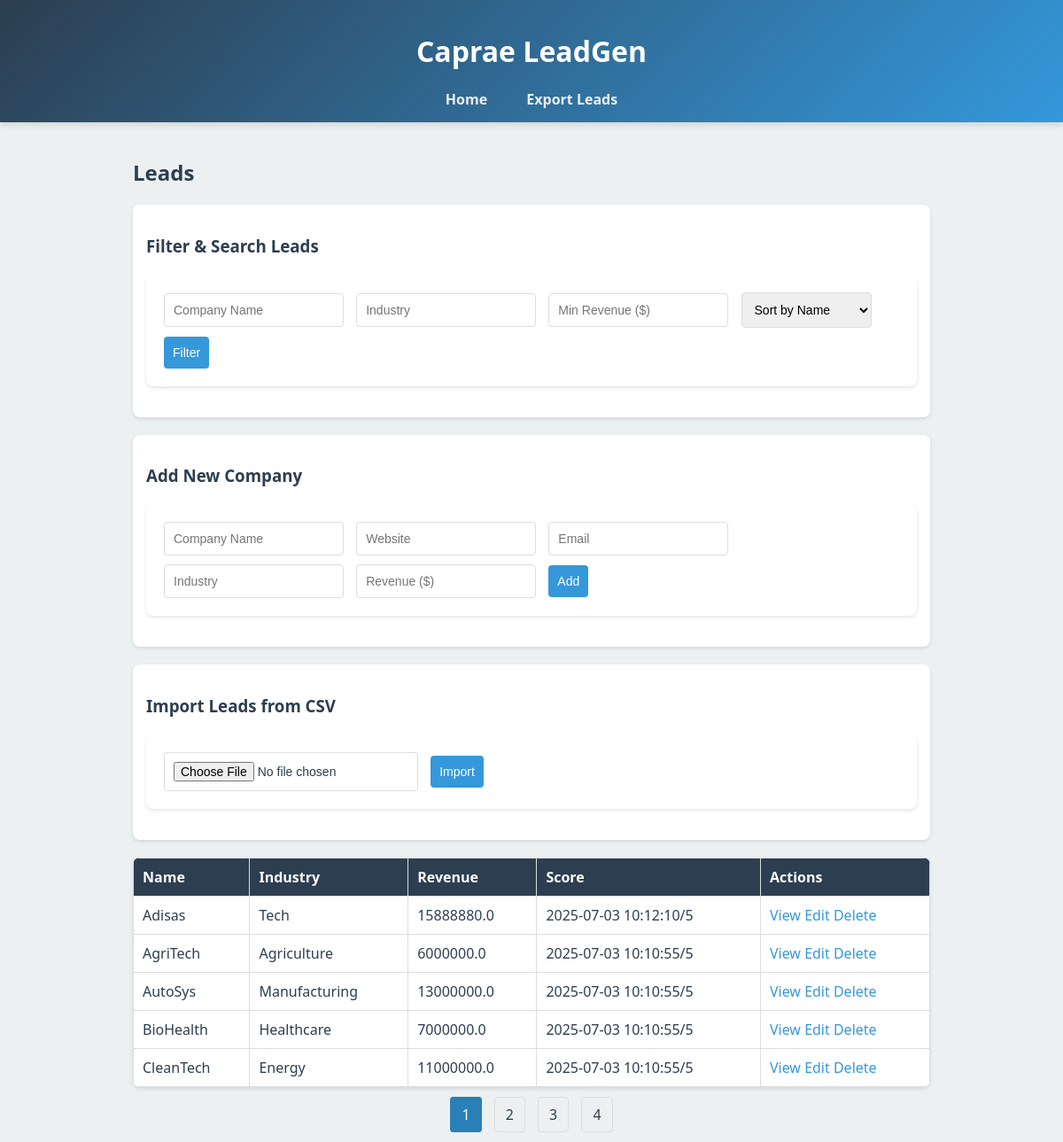
The page / on the database its author committed.
### tables this page shows
CREATE TABLE leads (
            id INTEGER PRIMARY KEY AUTOINCREMENT,
            company_name TEXT NOT NULL,
            website TEXT,
            contact_email TEXT,
            industry TEXT NOT NULL,
            revenue REAL NOT NULL,
            created_at TEXT NOT NULL
        , score INTEGER);

### app.py (the view, shortened to what this page needs)
@app.route('/', methods=['GET', 'POST'])
def lead_list():
    page = int(request.args.get('page', 1))
    per_page = 5
    industry = request.args.get('industry', '')
    min_revenue = request.args.get('min_revenue', '')
    search = request.args.get('search', '')
    sort_by = request.args.get('sort_by', 'company_name')
    lead_id = request.args.get('lead_id', '')
    action = request.args.get('action', '')
    conn = sqlite3.connect('leads.db')
    cursor = conn.cursor()
    if action == 'delete' and lead_id:
        cursor.execute('DELETE FROM leads WHERE id = ?', (lead_id,))
        conn.commit()
    query = 'SELECT * FROM leads WHERE 1=1'
    params = []
    if industry:
        query += ' AND industry LIKE ?'
        params.append(f'%{industry}%')
    if min_revenue:
        try:
            query += ' AND revenue >= ?'
            params.append(float(min_revenue))
        except ValueError:
            pass
    if search:
        query += ' AND company_name LIKE ?'
        params.append(f'%{search}%')
    sort_by = sort_by if sort_by in ['company_name', 'revenue', 'score'] else 'company_name'
    query += f' ORDER BY {sort_by}'
    cursor.execute(f'SELECT COUNT(*) FROM ({query})', params)
    total_leads = cursor.fetchone()[0]
    total_pages = (total_leads + per_page - 1) // per_page
    query += ' LIMIT ? OFFSET ?'
    params.extend([per_page, (page - 1) * per_page])
    cursor.execute(query, params)
    leads = cursor.fetchall()
    conn.close()
    return render_template('index.html',
                         leads=leads,
                         lead=None,
                         industry=industry,
                         min_revenue=min_revenue,
                         search=search,
                         sort_by=sort_by,
                         page=page,
                         total_pages=total_pages,
                         edit_mode=False)

### templates/index.html (shortened to what this page needs)
<!DOCTYPE html>
<html lang="en">
<head>
</head>
<body>
    <header>
        <h1>Caprae LeadGen</h1>
        <nav>
            <a href="/">Home</a>
            <a href="/export{% if industry %}?industry={{ industry }}{% endif %}{% if min_revenue %}&min_revenue={{ min_revenue }}{% endif %}{% if search %}&search={{ search }}{% endif %}">Export Leads</a>
        </nav>
    </header>
    <main>
        {% if lead %}
            <div class="lead-detail">
                <h2>{{ 'Edit Lead' if edit_mode else lead[1] }}</h2>
                {% if edit_mode %}
                    <form method="post" action="/?action=edit&lead_id={{ lead[0] }}">
                        <input type="text" name="company_name" value="{{ lead[1] }}" required>
                        <input type="text" name="website" value="{{ lead[2] }}">
                        <input type="email" name="contact_email" value="{{ lead[3] }}">
                        <input type="text" name="industry" value="{{ lead[4] }}" required>
                        <input type="number" name="revenue" value="{{ lead[5] | float }}" required>
                        <button type="submit">Update</button>
                        <a href="/?lead_id={{ lead[0] }}">Cancel</a>
                    </form>
                {% else %}
                    <p><strong>Website:</strong> <a href="{{ lead[2] }}">{{ lead[2] }}</a></p>
                    <p><strong>Email:</strong> {{ lead[3] }}</p>
                    <p><strong>Industry:</strong> {{ lead[4] }}</p>
                    <p><strong>Revenue:</strong> ${{ lead[5] | float }}</p>
                    <p><strong>Score:</strong> {{ lead[6] }}/5</p>
                    <p><strong>Created:</strong> {{ lead[7] }}</p>
                    <a href="/">Back</a>
                    <a href="/?action=edit&lead_id={{ lead[0] }}">Edit</a>
                    <a href="/?action=delete&lead_id={{ lead[0] }}" onclick="return confirm('Delete this lead?')">Delete</a>
                {% endif %}
            </div>
        {% else %}
            <h2>Leads</h2>
            <div class="form-section">
                <h3>Filter & Search Leads</h3>
                <form method="get">
                    <input type="text" name="search" placeholder="Company Name" value="{{ search or '' }}">
                    <input type="text" name="industry" placeholder="Industry" value="{{ industry or '' }}">
                    <input type="number" name="min_revenue" placeholder="Min Revenue ($)" value="{{ min_revenue or '' }}">
                    <select name="sort_by">
                        <option value="company_name" {% if sort_by == 'company_name' %}selected{% endif %}>Sort by Name</option>
                    </select>
                    <button type="submit">Filter</button>
                </form>
            </div>
            <div class="form-section">
                <h3>Add New Company</h3>
                <form method="post" action="/?action=add">
                    <input type="text" name="company_name" placeholder="Company Name" required>
                    <input type="text" name="website" placeholder="Website">
                    <input type="email" name="contact_email" placeholder="Email">
                    <input type="text" name="industry" placeholder="Industry" required>
                    <input type="number" name="revenue" placeholder="Revenue ($)" required>
                    <button type="submit">Add</button>
                </form>
            </div>
            <div class="form-section">
                <h3>Import Leads from CSV</h3>
                <form method="post" action="/?action=import" enctype="multipart/form-data">
                    <input type="file" name="csv_file" accept=".csv" required>
                    <button type="submit">Import</button>
                </form>
            </div>
            <table>
                <tr>
                    <th>Name</th>
                    <th>Industry</th>
                    <th>Revenue</th>
                    <th>Score</th>
                    <th>Actions</th>
                </tr>
                {% if leads %}
                    {% for lead in leads %}
                    <tr>
                        <td>{{ lead[1] }}</td>
                        <td>{{ lead[4] }}</td>
                        <td>{{ lead[5] | float }}</td>
                        <td>{{ lead[6] }}/5</td>
                        <td>
                            <a href="/?lead_id={{ lead[0] }}">View</a>
                            <a href="/?action=edit&lead_id={{ lead[0] }}">Edit</a>
                            <a href="/?action=delete&lead_id={{ lead[0] }}" onclick="return confirm('Delete this lead?')">Delete</a>
                        </td>
                    </tr>
                    {% endfor %}
                {% else %}
                    <tr><td colspan="5">No leads found.</td></tr>
                {% endif %}
            </table>
            {% if total_pages > 1 %}
            <div class="pagination">
                {% for p in range(1, total_pages + 1) %}
                <a href="/?page={{ p }}{% if sort_by %}&sort_by={{ sort_by }}{% endif %}"
                   {% if p == page %}class="active"{% endif %}>{{ p }}</a>
                {% endfor %}
            </div>
            {% endif %}
        {% endif %}
    </main>
</body>
  </html>

### templates/index.html (style rules this page uses)
body { font-family: 'Segoe UI', Arial, sans-serif; margin: 0; background: #ecf0f1; color: #2c3e50; }
header { background: linear-gradient(135deg, #2c3e50 0%, #3498db 100%); color: white; padding: 15px; text-align: center; box-shadow: 0 4px 6px rgba(0,0,0,0.1); }
nav a { color: #ecf0f1; margin: 0 20px; text-decoration: none; font-weight: 600; transition: color 0.3s; }
main { padding: 20px; max-width: 900px; margin: auto; }
form { margin: 20px 0; padding: 15px; background: #fff; border-radius: 8px; box-shadow: 0 2px 4px rgba(0,0,0,0.1); }
input, button, select { padding: 10px; margin: 5px; border: 1px solid #ddd; border-radius: 4px; font-size: 14px; }
button { background: #3498db; color: white; border: none; cursor: pointer; transition: background 0.3s; }
table { width: 100%; border-collapse: collapse; margin-top: 15px; background: #fff; border-radius: 8px; overflow: hidden; box-shadow: 0 2px 4px rgba(0,0,0,0.1); }
th, td { border: 1px solid #ddd; padding: 10px; text-align: left; }
th { background: #2c3e50; color: white; }
a { color: #3498db; text-decoration: none; transition: color 0.3s; }
.lead-detail, .form-section { margin: 20px 0; padding: 15px; background: #fff; border-radius: 8px; box-shadow: 0 2px 4px rgba(0,0,0,0.1); }
.pagination { margin-top: 20px; text-align: center; }
.pagination a { margin: 0 5px; padding: 8px 12px; color: #2c3e50; border: 1px solid #ddd; border-radius: 4px; transition: background 0.3s; }
.pagination a.active { background: #2980b9; color: white; border-color: #2980b9; }

### rows shown on the page
leads: company_name "Adisas", industry "Tech", revenue "15888880.0", created_at "2025-07-03 10:12:10"
leads: company_name "AgriTech", industry "Agriculture", revenue "6000000.0", created_at "2025-07-03 10:10:55"
leads: company_name "AutoSys", industry "Manufacturing", revenue "13000000.0", created_at "2025-07-03 10:10:55"
leads: company_name "BioHealth", industry "Healthcare", revenue "7000000.0", created_at "2025-07-03 10:10:55"
leads: company_name "CleanTech", industry "Energy", revenue "11000000.0", created_at "2025-07-03 10:10:55"

### other values the page prints
{{ p }} "1" "2" "3" "4"
